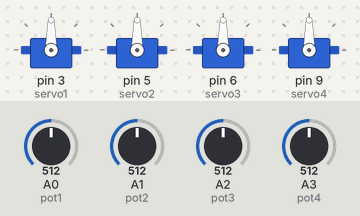
Bench run of a sketch on a simulated Arduino Uno, built with avr-gcc and run on an emulated ATmega328P. On the bench: 4 × servo. Inputs (shaded band) come from the test bench; at power-on: A0 (pot1) = 512, A1 (pot2) = 512, A2 (pot3) = 512, A3 (pot4) = 512.

Above: at 1.2 s.
1.3 s: A0 (pot1) set to 716
At 2.4 s:
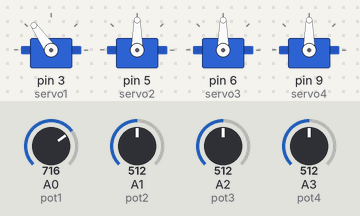
2.8 s: A1 (pot2) set to 716
At 3.6 s:
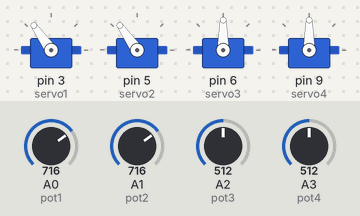
4.3 s: A2 (pot3) set to 716
At 4.7 s:
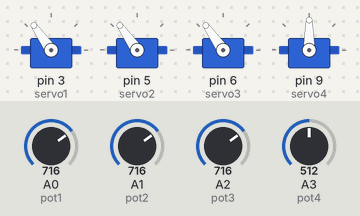
5.8 s: A3 (pot4) set to 716
At 7.0 s:
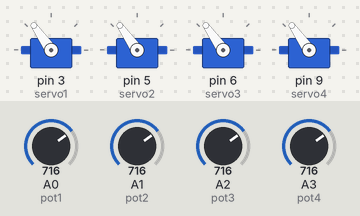
7.3 s: A0 (pot1) set to 992
At 8.2 s:
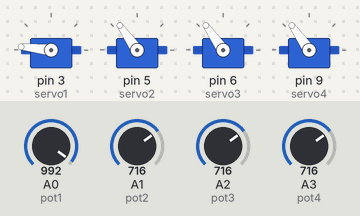
8.8 s: A1 (pot2) set to 992
At 9.3 s:
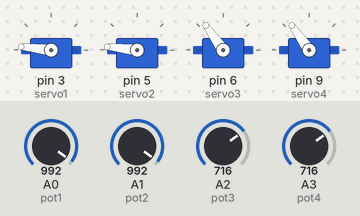
Timing chart, 0 to 11.3 s (numbered marks = the images above; inputs shaded):
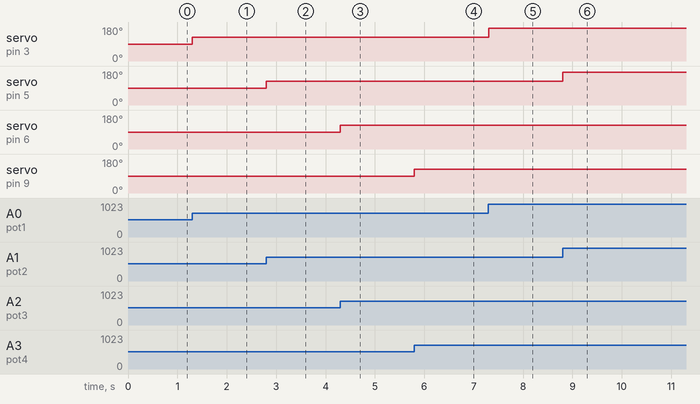

Measured:
- after the input at 1.3 s, servo on pin 3 (servo1): 90° → 125° at once
- after the input at 2.8 s, servo on pin 5 (servo2): 90° → 125° at once
- after the input at 4.3 s, servo on pin 6 (servo3): 90° → 125° at once
- after the input at 5.8 s, servo on pin 9 (servo4): 90° → 125° at once
- after the input at 7.3 s, servo on pin 3 (servo1): 125° → 174° at once
- after the input at 8.8 s, servo on pin 5 (servo2): 125° → 174° at once

The sketch:

robotkol.ino
```cpp
#include <Servo.h>

Servo servo1;
Servo servo2;
Servo servo3;
Servo servo4;

const int pot1 = A0;
const int pot2 = A1;
const int pot3 = A2;
const int pot4 = A3;

int pot1deger;
int pot2deger;
int pot3deger;
int pot4deger;

int pot1aci;
int pot2aci;
int pot3aci;
int pot4aci;

void setup()
{
  servo1.attach(3);
  servo2.attach(5);
  servo3.attach(6);
  servo4.attach(9);
}

void loop()
{
  pot1deger = analogRead(pot1);
  pot1aci = map(pot1deger,0,1023,0,180);
  pot2deger = analogRead(pot2);
  pot2aci = map(pot2deger,0,1023,0,180);
  pot3deger = analogRead(pot3);
  pot3aci = map(pot3deger,0,1023,0,180);
  pot4deger = analogRead(pot4);
  pot4aci = map(pot4deger,0,1023,0,180);

  servo1.write(pot1aci);
  servo2.write(pot2aci);
  servo3.write(pot3aci);
  servo4.write(pot4aci);
}
```
